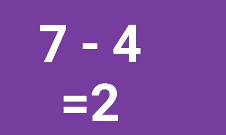
#> input picture Template/source/0.png, 226 x 135 px, found by its file name
$ python img_process.py
#> lines starting #> are read from the running program, lines starting #| are printed output that depends on the picture; after the words box and inside, x2 and y2 are one past the last pixel; in counts of white or black regions, pixels touching at a corner belong together
#> in main, img is the input picture: PIL image 226x135 RGB; mean R, G, B 125.7, 71.2, 163.3
#coding=utf-8

import os
import time
from PIL import Image
from pymouse import PyMouse
import cv2
import numpy as np

#此模块的输入为 Windows截图 数据类型是？？

def binarize(img):
    '''
    functions:
    将截取的图片进行二值化
    '''
    #将PIL.Image.Image转化为OpenCV的格式 并转为灰度化图像
    img = cv2.cvtColor(np.asarray(img),cv2.COLOR_RGB2GRAY)
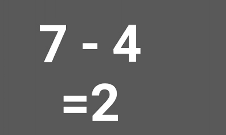
#> img: shape (135, 226); min 66, max 255, mean 98.4

    #设定阈值 进行二值化
    threshold = 200
    param = cv2.THRESH_BINARY

    ret,processed = cv2.threshold(img,threshold,255,param)
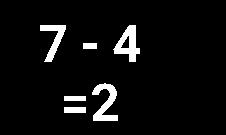
#> processed: shape (135, 226); 5.5% white; 6 white regions, box (x1, y1, x2, y2) and area: (92, 83, 118, 121) 492, (113, 25, 140, 62) 490, (40, 25, 66, 62) 377, (64, 107, 86, 113) 132, (64, 96, 86, 101) 110, (83, 43, 97, 49) 84
#> ret = 200

    # [4 lines of commented-out code are left out]
    return processed#返回类型为numpy.ndarray的二值化图像

def S_cut(img):#此处先进行手动切图的尝试 顺便加快速度 滑稽


#方法一：手动
# 手动横向切图 对切图的边界有要求 故先舍弃该方法
    #upper_img = [0,40] 1-40行
    #downer_img = [-40:] 倒数四十行到最后
    '''
    cv2.imwrite("cut_temp\cut_upper.png",img[:40])
    cv2.imwrite("cut_temp\cut_downer.png",img[img.shape[0]-40:])
    '''

#方法二： 自动 同Z_cut()

    ls1 = []
    ls2 = []

    flag_up = 1
    flag_down = 0
    for x in range(img.shape[0]):

        if img[x,...].any():
            ls1.append(1)

        else:
            ls1.append(0)
#> after the loop, ls1 = 135 values, max 1 at index 25, min 0 at index 0, mean 0.556

    flag_BJ = 1
    i = 0
    while True:
        if i >(len(ls1)-1):
            break
        if ls1[i] == 1 and flag_BJ:
            flag_BJ = 0
            x_up = i
            for j in range(i+1,len(ls1)):
                i = j
                if ls1[j] == 0 and not(flag_BJ):
                    x_down = j
                    flag_BJ = 1
                    ls2.append((x_up,x_down))
                    break
        i+=1
#> after the loop, flag_BJ = 1; ls2 = [(25, 62), (83, 121)]; x_down = 121; x_up = 83

    #print(ls2)

    cv2.imwrite("cut2\cut_upper.png",img[ls2[0][0]:ls2[0][1]])
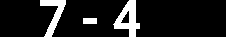
#> saved as cut_upper.png: shape (37, 226); 11.4% white; 3 white regions, box (x1, y1, x2, y2) and area: (113, 0, 140, 37) 490, (40, 0, 66, 37) 377, (83, 18, 97, 24) 84
    cv2.imwrite("cut2\cut_downer.png",img[ls2[1][0]:ls2[1][1]])
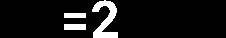
#> saved as cut_downer.png: shape (38, 226); 8.5% white; 3 white regions, box (x1, y1, x2, y2) and area: (92, 0, 118, 38) 492, (64, 24, 86, 30) 132, (64, 13, 86, 18) 110


    '''
    水平切割 固定切成上下两块 返回两张图片 类型为numpy.ndarray?也可能是保存为两张图片
    '''
    '''#自动横向水平分割法#
    #先弃用#
    num = 0
    list1 = []
    print(img.ndim)
    print(img.shape)
    for i in range(img.shape[0]):
        if img[i,...].any() != 0:
            if num == 0:
                list1.append(i)
        num+=1
            #print(i)
        if num >= 1:
            if img[i,...].all() == 0:
                print(i)
                break
    '''


def Z_cut():
    nums = 0
    list_img_name = ["cut2\cut_upper.png","cut2\cut_downer.png"]
### It seems that it has worked   ###
    for temp_name in list_img_name:

        img = cv2.imread(temp_name,0)#??
        #print(img.shape)
        ls1 = []
        ls2 = []

        flag_left = 1
        flag_right = 0
        for x in range(img.shape[1]):

            if img[...,x].any():
                ls1.append(1)

            else:
                ls1.append(0)
#> after the loop, ls1 = 226 values, max 1 at index 40, min 0 at index 0, mean 0.296

        flag_BJ = 1
        i = 0
        while True:
            if i >(len(ls1)-1):
                break
            if ls1[i] == 1 and flag_BJ:
                flag_BJ = 0
                x_left = i
                for j in range(i+1,len(ls1)):
                    i = j
                    if ls1[j] == 0 and not(flag_BJ):
                        x_right = j
                        flag_BJ = 1
                        ls2.append((x_left,x_right))
                        break
            i+=1
#> after the loop, flag_BJ = 1; ls2 = [(40, 66), (83, 97), (113, 140)]; x_left = 113; x_right = 140

        #print(ls2)
        if temp_name ==   "cut2\cut_upper.png":
            cut_up_num = len(ls2)
#> cut_up_num = 3
        elif temp_name == "cut2\cut_downer.png":
            cut_down_num = len(ls2)
        #批次问题 即 是upper的还是downer的
        for i in range(len(ls2)):

            cv2.imwrite( "cut_temp"+temp_name[4:-4] +str(i)+".png",img[:,ls2[i][0]:ls2[i][1]])
#> this loop made 3 passes
#> pass 1, in Z_cut, `cv2.imwrite( "cut_temp"+temp_name[4:-4] +str(i)+".png",img[:,ls2[i][0]..`:
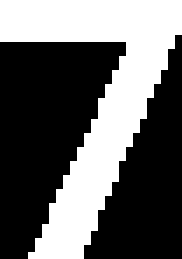
#> saved as cut_upper0.png: shape (37, 26) (shown 7 times larger); 39.2% white; 1 white region, box (x1, y1, x2, y2) and area: (0, 0, 26, 37) 377

    return (cut_up_num,cut_down_num)

    """纵向切割"""
    """print(img.size)
    _, height = img.size
    px = list(np.sum(np.array(img) == 0, axis=0))
    # 列表保存像素累加值大于0的列
    x0 = []
    for x in range(len(px)):
        if px[x] > 1:
            x0.append(x)

    # 找出边界
    cut_list = [x0[0]]
    for i in range(1, len(x0)):
        if abs(x0[i] - x0[i - 1]) > 1:
            cut_list.extend([x0[i - 1], x0[i]])
    cut_list.append(x0[-1])

    cut_imgs = []
    # 切割顺利的话应该是整对
    if len(cut_list) % 2 == 0:
        #print(len(cut_list))
        for i in range(len(cut_list) // 2):
            cut_img = img.crop([cut_list[i * 2], 0, cut_list[i * 2 + 1], height])

            cut_imgs.append(cut_img)
            cut_img = np.array(cut_img)
            #print("1")
            cv2.imwrite("cut_temp/upper_"+str(i)+".png",cut_img)
        return cut_imgs
    else:
        print('Vertical cut failed.')

"""

# def Z_cut():#函数将两张图片 切割成单字符并按次序把存在 cut_temp 里
#     '''
#     输入单张 单行数字，运算符的图片
#     返回 若干张切割好的有次序大小一致的单字符图片
#     '''


#     flag1 = 0
#     flag2 =0
#     x1_list = []
#     x2_list = []
#     #上半部分 cut_upper
#     cut_upper = cv2.imread("cut_temp\cut_upper.png",0)
#     # cv2.imshow("dads",cut_upper)
#     # cv2.waitKey(0)
#     #print(cut_upper.shape[1])
#     #print(cut_upper[...,32])
#     #print(cut_upper[...,130].all() == 0 and flag1 == 1)

#     start_index = -1
#     end = -1
#     index = 0
#     for x in range(cut_upper.shape[1]):
#         #if cut_upper[...,x].all() == 0 and flag1 == 0:
#         #    pass

#         if (cut_upper[...,x].any() != 0):

#             #print(x)
#             x1_list.append(x)


#         # if (cut_upper[...,x].all() == 0) and (flag1 == 1):
#         #     flag1 = 0
#         #     #print(x)
#         #     x2_list.append(x)


#         #if  cut_upper[...,x].any() != 0 and flag1 ==1:
#         #    pass
#     print(x1_list)
#     print(x2_list)


#     #下半部分 cut_downer
#     cut_downer = cv2.imread("cut_temp\cut_downer.png",0)


#     #版本1 继续用递归？？？
#     #切割单字符次序编号
#     """i = 0
#     x1_list = []
#     x2_list = []
#     cut_upper = cv2.imread("cut_temp\cut_upper.png",0)#
#     cut_downer = cv2.imread("cut_temp\cut_downer.png",0)#0表示通道数？？
#     #print(cut_downer.shape) #(40,178)= height,weight
#     for i in range(cut_upper.shape[1]):
#         if cut_upper[...,i].any() != 0:
#             print(cut_upper[...,i])
#             print(len(cut_upper[...,i]))#40 截取的上区域的高度 40 okay
#             x1_list.append(i)

#             for j in range(i,cut_upper.shape[1]):
#                 if cut_upper[...,j].any() == 0:
#                     x1_list.append(j)
#                     break

#             break


#     print(x1_list)
#     cv2.imwrite("cut_temp\cut_downer_test.png",cut_upper[...,i:j])"""


def main():
    #img = Image.open("001.png")

    img = Image.open("0.png")#windows 截图的上下边界 应该紧贴 目标字符的上下边界
    #img = cv2.imread("xincuttest.png",0)
    img_uncut = binarize(img)
    S_cut(img_uncut)
    up_num,down_num = Z_cut()
#> up_num = 3; down_num = 2
    print(up_num,down_num)
#| 3 2

    # [5 lines of commented-out code are left out]

if __name__ == "__main__":

    t1 = time.time()
    main()
    t2 = time.time()
    print(t2-t1)
